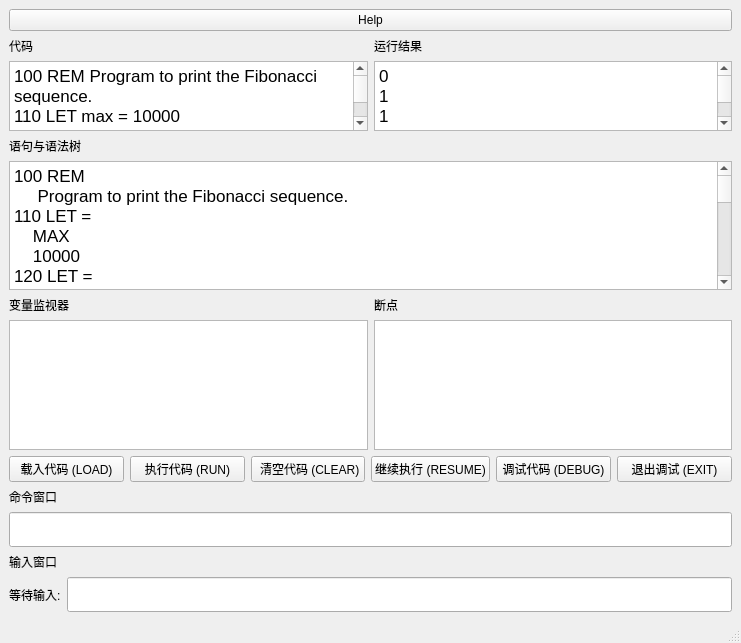
<?xml version="1.0" encoding="UTF-8"?>
<ui version="4.0">
 <class>MainWindow</class>
 <widget class="QMainWindow" name="MainWindow">
  <property name="geometry">
   <rect>
    <x>0</x>
    <y>0</y>
    <width>741</width>
    <height>643</height>
   </rect>
  </property>
  <property name="sizePolicy">
   <sizepolicy hsizetype="Preferred" vsizetype="Preferred">
    <horstretch>0</horstretch>
    <verstretch>0</verstretch>
   </sizepolicy>
  </property>
  <property name="windowTitle">
   <string>GuiBasic</string>
  </property>
  <widget class="QWidget" name="centralwidget">
   <property name="sizePolicy">
    <sizepolicy hsizetype="Expanding" vsizetype="Expanding">
     <horstretch>0</horstretch>
     <verstretch>0</verstretch>
    </sizepolicy>
   </property>

   <layout class="QHBoxLayout" name="horizontalLayout_3">
    <item>
     <layout class="QVBoxLayout" name="verticalLayout">
      <item>
       <widget class="QPushButton" name="btnHelp">
        <property name="text">
         <string>Help</string>
        </property>
       </widget>
      </item>
      <item>
       <layout class="QHBoxLayout" name="horizontalLayout">
        <item>
         <layout class="QVBoxLayout" name="verticalLayout_2">
          <item>
           <widget class="QLabel" name="labelCode">
            <property name="text">
             <string>代码</string>
            </property>
           </widget>
          </item>
          <item>
           <widget class="QTextBrowser" name="CodeDisplay">
            <property name="readOnly">
             <bool>true</bool>
            </property>
            <property name="html">
             <string>&lt;!DOCTYPE HTML PUBLIC &quot;-//W3C//DTD HTML 4.0//EN&quot; &quot;http://www.w3.org/TR/REC-html40/strict.dtd&quot;&gt;
&lt;html&gt;&lt;head&gt;&lt;meta name=&quot;qrichtext&quot; content=&quot;1&quot; /&gt;&lt;meta charset=&quot;utf-8&quot; /&gt;&lt;style type=&quot;text/css&quot;&gt;
p, li { white-space: pre-wrap; }
hr { height: 1px; border-width: 0; }
li.unchecked::marker { content: &quot;\2610&quot;; }
li.checked::marker { content: &quot;\2612&quot;; }
&lt;/style&gt;&lt;/head&gt;&lt;body style=&quot; font-family:'Microsoft YaHei UI'; font-size:9pt; font-weight:400; font-style:normal;&quot;&gt;
&lt;p style=&quot; margin-top:0px; margin-bottom:0px; margin-left:0px; margin-right:0px; -qt-block-indent:0; text-indent:0px;&quot;&gt;&lt;span style=&quot; font-family:'.AppleSystemUIFont'; font-size:13pt;&quot;&gt;100 REM Program to print the Fibonacci sequence.&lt;/span&gt;&lt;/p&gt;
&lt;p style=&quot; margin-top:0px; margin-bottom:0px; margin-left:0px; margin-right:0px; -qt-block-indent:0; text-indent:0px;&quot;&gt;&lt;span style=&quot; font-family:'.AppleSystemUIFont'; font-size:13pt;&quot;&gt;110 LET max = 10000&lt;/span&gt;&lt;/p&gt;
&lt;p style=&quot; margin-top:0px; margin-bottom:0px; margin-left:0px; margin-right:0px; -qt-block-indent:0; text-indent:0px;&quot;&gt;&lt;span style=&quot; font-family:'.AppleSystemUIFont'; font-size:13pt;&quot;&gt;120 LET n1 = 0&lt;/span&gt;&lt;/p&gt;
&lt;p style=&quot; margin-top:0px; margin-bottom:0px; margin-left:0px; margin-right:0px; -qt-block-indent:0; text-indent:0px;&quot;&gt;&lt;span style=&quot; font-family:'.AppleSystemUIFont'; font-size:13pt;&quot;&gt;130 LET n2 = 1&lt;/span&gt;&lt;/p&gt;
&lt;p style=&quot; margin-top:0px; margin-bottom:0px; margin-left:0px; margin-right:0px; -qt-block-indent:0; text-indent:0px;&quot;&gt;&lt;span style=&quot; font-family:'.AppleSystemUIFont'; font-size:13pt;&quot;&gt;140 IF n1 &amp;gt; max THEN 190&lt;/span&gt;&lt;/p&gt;
&lt;p style=&quot; margin-top:0px; margin-bottom:0px; margin-left:0px; margin-right:0px; -qt-block-indent:0; text-indent:0px;&quot;&gt;&lt;span style=&quot; font-family:'.AppleSystemUIFont'; font-size:13pt;&quot;&gt;145 PRINT n1&lt;/span&gt;&lt;/p&gt;
&lt;p style=&quot; margin-top:0px; margin-bottom:0px; margin-left:0px; margin-right:0px; -qt-block-indent:0; text-indent:0px;&quot;&gt;&lt;span style=&quot; font-family:'.AppleSystemUIFont'; font-size:13pt;&quot;&gt;150 LET n3 = n1 + n2&lt;/span&gt;&lt;/p&gt;
&lt;p style=&quot; margin-top:0px; margin-bottom:0px; margin-left:0px; margin-right:0px; -qt-block-indent:0; text-indent:0px;&quot;&gt;&lt;span style=&quot; font-family:'.AppleSystemUIFont'; font-size:13pt;&quot;&gt;160 LET n1 = n2&lt;/span&gt;&lt;/p&gt;
&lt;p style=&quot; margin-top:0px; margin-bottom:0px; margin-left:0px; margin-right:0px; -qt-block-indent:0; text-indent:0px;&quot;&gt;&lt;span style=&quot; font-family:'.AppleSystemUIFont'; font-size:13pt;&quot;&gt;170 LET n2 = n3&lt;/span&gt;&lt;/p&gt;
&lt;p style=&quot; margin-top:0px; margin-bottom:0px; margin-left:0px; margin-right:0px; -qt-block-indent:0; text-indent:0px;&quot;&gt;&lt;span style=&quot; font-family:'.AppleSystemUIFont'; font-size:13pt;&quot;&gt;180 GOTO 140&lt;/span&gt;&lt;/p&gt;
&lt;p style=&quot; margin-top:0px; margin-bottom:0px; margin-left:0px; margin-right:0px; -qt-block-indent:0; text-indent:0px;&quot;&gt;&lt;span style=&quot; font-family:'.AppleSystemUIFont'; font-size:13pt;&quot;&gt;190 END&lt;/span&gt;&lt;/p&gt;&lt;/body&gt;&lt;/html&gt;</string>
            </property>
           </widget>
          </item>
         </layout>
        </item>
        <item>
         <layout class="QVBoxLayout" name="verticalLayout_4">
          <item>
           <widget class="QLabel" name="labelOutput">
            <property name="text">
             <string>运行结果</string>
            </property>
           </widget>
          </item>
          <item>
           <widget class="QTextBrowser" name="textBrowser">
            <property name="html">
             <string>&lt;!DOCTYPE HTML PUBLIC &quot;-//W3C//DTD HTML 4.0//EN&quot; &quot;http://www.w3.org/TR/REC-html40/strict.dtd&quot;&gt;
&lt;html&gt;&lt;head&gt;&lt;meta name=&quot;qrichtext&quot; content=&quot;1&quot; /&gt;&lt;meta charset=&quot;utf-8&quot; /&gt;&lt;style type=&quot;text/css&quot;&gt;
p, li { white-space: pre-wrap; }
hr { height: 1px; border-width: 0; }
li.unchecked::marker { content: &quot;\2610&quot;; }
li.checked::marker { content: &quot;\2612&quot;; }
&lt;/style&gt;&lt;/head&gt;&lt;body style=&quot; font-family:'Microsoft YaHei UI'; font-size:9pt; font-weight:400; font-style:normal;&quot;&gt;
&lt;p style=&quot; margin-top:0px; margin-bottom:0px; margin-left:0px; margin-right:0px; -qt-block-indent:0; text-indent:0px;&quot;&gt;&lt;span style=&quot; font-family:'.AppleSystemUIFont'; font-size:13pt;&quot;&gt;0&lt;/span&gt;&lt;/p&gt;
&lt;p style=&quot; margin-top:0px; margin-bottom:0px; margin-left:0px; margin-right:0px; -qt-block-indent:0; text-indent:0px;&quot;&gt;&lt;span style=&quot; font-family:'.AppleSystemUIFont'; font-size:13pt;&quot;&gt;1&lt;/span&gt;&lt;/p&gt;
&lt;p style=&quot; margin-top:0px; margin-bottom:0px; margin-left:0px; margin-right:0px; -qt-block-indent:0; text-indent:0px;&quot;&gt;&lt;span style=&quot; font-family:'.AppleSystemUIFont'; font-size:13pt;&quot;&gt;1&lt;/span&gt;&lt;/p&gt;
&lt;p style=&quot; margin-top:0px; margin-bottom:0px; margin-left:0px; margin-right:0px; -qt-block-indent:0; text-indent:0px;&quot;&gt;&lt;span style=&quot; font-family:'.AppleSystemUIFont'; font-size:13pt;&quot;&gt;2&lt;/span&gt;&lt;/p&gt;
&lt;p style=&quot; margin-top:0px; margin-bottom:0px; margin-left:0px; margin-right:0px; -qt-block-indent:0; text-indent:0px;&quot;&gt;&lt;span style=&quot; font-family:'.AppleSystemUIFont'; font-size:13pt;&quot;&gt;3&lt;/span&gt;&lt;/p&gt;
&lt;p style=&quot; margin-top:0px; margin-bottom:0px; margin-left:0px; margin-right:0px; -qt-block-indent:0; text-indent:0px;&quot;&gt;&lt;span style=&quot; font-family:'.AppleSystemUIFont'; font-size:13pt;&quot;&gt;5&lt;/span&gt;&lt;/p&gt;
&lt;p style=&quot; margin-top:0px; margin-bottom:0px; margin-left:0px; margin-right:0px; -qt-block-indent:0; text-indent:0px;&quot;&gt;&lt;span style=&quot; font-family:'.AppleSystemUIFont'; font-size:13pt;&quot;&gt;8&lt;/span&gt;&lt;/p&gt;
&lt;p style=&quot; margin-top:0px; margin-bottom:0px; margin-left:0px; margin-right:0px; -qt-block-indent:0; text-indent:0px;&quot;&gt;&lt;span style=&quot; font-family:'.AppleSystemUIFont'; font-size:13pt;&quot;&gt;13&lt;/span&gt;&lt;/p&gt;
&lt;p style=&quot; margin-top:0px; margin-bottom:0px; margin-left:0px; margin-right:0px; -qt-block-indent:0; text-indent:0px;&quot;&gt;&lt;span style=&quot; font-family:'.AppleSystemUIFont'; font-size:13pt;&quot;&gt;21&lt;/span&gt;&lt;/p&gt;
&lt;p style=&quot; margin-top:0px; margin-bottom:0px; margin-left:0px; margin-right:0px; -qt-block-indent:0; text-indent:0px;&quot;&gt;&lt;span style=&quot; font-family:'.AppleSystemUIFont'; font-size:13pt;&quot;&gt;34&lt;/span&gt;&lt;/p&gt;
&lt;p style=&quot; margin-top:0px; margin-bottom:0px; margin-left:0px; margin-right:0px; -qt-block-indent:0; text-indent:0px;&quot;&gt;&lt;span style=&quot; font-family:'.AppleSystemUIFont'; font-size:13pt;&quot;&gt;55&lt;/span&gt;&lt;/p&gt;
&lt;p style=&quot; margin-top:0px; margin-bottom:0px; margin-left:0px; margin-right:0px; -qt-block-indent:0; text-indent:0px;&quot;&gt;&lt;span style=&quot; font-family:'.AppleSystemUIFont'; font-size:13pt;&quot;&gt;89&lt;/span&gt;&lt;/p&gt;
&lt;p style=&quot; margin-top:0px; margin-bottom:0px; margin-left:0px; margin-right:0px; -qt-block-indent:0; text-indent:0px;&quot;&gt;&lt;span style=&quot; font-family:'.AppleSystemUIFont'; font-size:13pt;&quot;&gt;144&lt;/span&gt;&lt;/p&gt;
&lt;p style=&quot; margin-top:0px; margin-bottom:0px; margin-left:0px; margin-right:0px; -qt-block-indent:0; text-indent:0px;&quot;&gt;&lt;span style=&quot; font-family:'.AppleSystemUIFont'; font-size:13pt;&quot;&gt;233&lt;/span&gt;&lt;/p&gt;
&lt;p style=&quot; margin-top:0px; margin-bottom:0px; margin-left:0px; margin-right:0px; -qt-block-indent:0; text-indent:0px;&quot;&gt;&lt;span style=&quot; font-family:'.AppleSystemUIFont'; font-size:13pt;&quot;&gt;377&lt;/span&gt;&lt;/p&gt;
&lt;p style=&quot; margin-top:0px; margin-bottom:0px; margin-left:0px; margin-right:0px; -qt-block-indent:0; text-indent:0px;&quot;&gt;&lt;span style=&quot; font-family:'.AppleSystemUIFont'; font-size:13pt;&quot;&gt;610&lt;/span&gt;&lt;/p&gt;
&lt;p style=&quot; margin-top:0px; margin-bottom:0px; margin-left:0px; margin-right:0px; -qt-block-indent:0; text-indent:0px;&quot;&gt;&lt;span style=&quot; font-family:'.AppleSystemUIFont'; font-size:13pt;&quot;&gt;987&lt;/span&gt;&lt;/p&gt;
&lt;p style=&quot; margin-top:0px; margin-bottom:0px; margin-left:0px; margin-right:0px; -qt-block-indent:0; text-indent:0px;&quot;&gt;&lt;span style=&quot; font-family:'.AppleSystemUIFont'; font-size:13pt;&quot;&gt;1597&lt;/span&gt;&lt;/p&gt;
&lt;p style=&quot; margin-top:0px; margin-bottom:0px; margin-left:0px; margin-right:0px; -qt-block-indent:0; text-indent:0px;&quot;&gt;&lt;span style=&quot; font-family:'.AppleSystemUIFont'; font-size:13pt;&quot;&gt;2584&lt;/span&gt;&lt;/p&gt;
&lt;p style=&quot; margin-top:0px; margin-bottom:0px; margin-left:0px; margin-right:0px; -qt-block-indent:0; text-indent:0px;&quot;&gt;&lt;span style=&quot; font-family:'.AppleSystemUIFont'; font-size:13pt;&quot;&gt;4181&lt;/span&gt;&lt;/p&gt;
&lt;p style=&quot; margin-top:0px; margin-bottom:0px; margin-left:0px; margin-right:0px; -qt-block-indent:0; text-indent:0px;&quot;&gt;&lt;span style=&quot; font-family:'.AppleSystemUIFont'; font-size:13pt;&quot;&gt;6765&lt;/span&gt;&lt;/p&gt;&lt;/body&gt;&lt;/html&gt;</string>
            </property>
           </widget>
          </item>
         </layout>
        </item>
       </layout>
      </item>
      <item>
       <layout class="QVBoxLayout" name="verticalLayout_3">
        <item>
         <widget class="QLabel" name="labelSyntaxTree">
          <property name="text">
           <string>语句与语法树</string>
          </property>
         </widget>
        </item>
        <item>
         <widget class="QTextBrowser" name="treeDisplay">
          <property name="readOnly">
           <bool>true</bool>
          </property>
          <property name="html">
           <string>&lt;!DOCTYPE HTML PUBLIC &quot;-//W3C//DTD HTML 4.0//EN&quot; &quot;http://www.w3.org/TR/REC-html40/strict.dtd&quot;&gt;
&lt;html&gt;&lt;head&gt;&lt;meta name=&quot;qrichtext&quot; content=&quot;1&quot; /&gt;&lt;meta charset=&quot;utf-8&quot; /&gt;&lt;style type=&quot;text/css&quot;&gt;
p, li { white-space: pre-wrap; }
hr { height: 1px; border-width: 0; }
li.unchecked::marker { content: &quot;\2610&quot;; }
li.checked::marker { content: &quot;\2612&quot;; }
&lt;/style&gt;&lt;/head&gt;&lt;body style=&quot; font-family:'Microsoft YaHei UI'; font-size:9pt; font-weight:400; font-style:normal;&quot;&gt;
&lt;p style=&quot; margin-top:0px; margin-bottom:0px; margin-left:0px; margin-right:0px; -qt-block-indent:0; text-indent:0px;&quot;&gt;&lt;span style=&quot; font-family:'.AppleSystemUIFont'; font-size:13pt;&quot;&gt;100 REM&lt;/span&gt;&lt;/p&gt;
&lt;p style=&quot; margin-top:0px; margin-bottom:0px; margin-left:0px; margin-right:0px; -qt-block-indent:0; text-indent:0px;&quot;&gt;&lt;span style=&quot; font-family:'.AppleSystemUIFont'; font-size:13pt;&quot;&gt;     Program to print the Fibonacci sequence.&lt;/span&gt;&lt;/p&gt;
&lt;p style=&quot; margin-top:0px; margin-bottom:0px; margin-left:0px; margin-right:0px; -qt-block-indent:0; text-indent:0px;&quot;&gt;&lt;span style=&quot; font-family:'.AppleSystemUIFont'; font-size:13pt;&quot;&gt;110 LET =&lt;/span&gt;&lt;/p&gt;
&lt;p style=&quot; margin-top:0px; margin-bottom:0px; margin-left:0px; margin-right:0px; -qt-block-indent:0; text-indent:0px;&quot;&gt;&lt;span style=&quot; font-family:'.AppleSystemUIFont'; font-size:13pt;&quot;&gt;    MAX&lt;/span&gt;&lt;/p&gt;
&lt;p style=&quot; margin-top:0px; margin-bottom:0px; margin-left:0px; margin-right:0px; -qt-block-indent:0; text-indent:0px;&quot;&gt;&lt;span style=&quot; font-family:'.AppleSystemUIFont'; font-size:13pt;&quot;&gt;    10000&lt;/span&gt;&lt;/p&gt;
&lt;p style=&quot; margin-top:0px; margin-bottom:0px; margin-left:0px; margin-right:0px; -qt-block-indent:0; text-indent:0px;&quot;&gt;&lt;span style=&quot; font-family:'.AppleSystemUIFont'; font-size:13pt;&quot;&gt;120 LET =&lt;/span&gt;&lt;/p&gt;
&lt;p style=&quot; margin-top:0px; margin-bottom:0px; margin-left:0px; margin-right:0px; -qt-block-indent:0; text-indent:0px;&quot;&gt;&lt;span style=&quot; font-family:'.AppleSystemUIFont'; font-size:13pt;&quot;&gt;    n1&lt;/span&gt;&lt;/p&gt;
&lt;p style=&quot; margin-top:0px; margin-bottom:0px; margin-left:0px; margin-right:0px; -qt-block-indent:0; text-indent:0px;&quot;&gt;&lt;span style=&quot; font-family:'.AppleSystemUIFont'; font-size:13pt;&quot;&gt;    0&lt;/span&gt;&lt;/p&gt;
&lt;p style=&quot; margin-top:0px; margin-bottom:0px; margin-left:0px; margin-right:0px; -qt-block-indent:0; text-indent:0px;&quot;&gt;&lt;span style=&quot; font-family:'.AppleSystemUIFont'; font-size:13pt;&quot;&gt;130 LET =&lt;/span&gt;&lt;/p&gt;
&lt;p style=&quot; margin-top:0px; margin-bottom:0px; margin-left:0px; margin-right:0px; -qt-block-indent:0; text-indent:0px;&quot;&gt;&lt;span style=&quot; font-family:'.AppleSystemUIFont'; font-size:13pt;&quot;&gt;    n2&lt;/span&gt;&lt;/p&gt;
&lt;p style=&quot; margin-top:0px; margin-bottom:0px; margin-left:0px; margin-right:0px; -qt-block-indent:0; text-indent:0px;&quot;&gt;&lt;span style=&quot; font-family:'.AppleSystemUIFont'; font-size:13pt;&quot;&gt;    1&lt;/span&gt;&lt;/p&gt;
&lt;p style=&quot; margin-top:0px; margin-bottom:0px; margin-left:0px; margin-right:0px; -qt-block-indent:0; text-indent:0px;&quot;&gt;&lt;span style=&quot; font-family:'.AppleSystemUIFont'; font-size:13pt;&quot;&gt;140 IF THEN&lt;/span&gt;&lt;/p&gt;
&lt;p style=&quot; margin-top:0px; margin-bottom:0px; margin-left:0px; margin-right:0px; -qt-block-indent:0; text-indent:0px;&quot;&gt;&lt;span style=&quot; font-family:'.AppleSystemUIFont'; font-size:13pt;&quot;&gt;    Exp &amp;gt;&lt;/span&gt;&lt;/p&gt;
&lt;p style=&quot; margin-top:0px; margin-bottom:0px; margin-left:0px; margin-right:0px; -qt-block-indent:0; text-indent:0px;&quot;&gt;&lt;span style=&quot; font-family:'.AppleSystemUIFont'; font-size:13pt;&quot;&gt;        n1&lt;/span&gt;&lt;/p&gt;
&lt;p style=&quot; margin-top:0px; margin-bottom:0px; margin-left:0px; margin-right:0px; -qt-block-indent:0; text-indent:0px;&quot;&gt;&lt;span style=&quot; font-family:'.AppleSystemUIFont'; font-size:13pt;&quot;&gt;        max&lt;/span&gt;&lt;/p&gt;
&lt;p style=&quot; margin-top:0px; margin-bottom:0px; margin-left:0px; margin-right:0px; -qt-block-indent:0; text-indent:0px;&quot;&gt;&lt;span style=&quot; font-family:'.AppleSystemUIFont'; font-size:13pt;&quot;&gt;    190&lt;/span&gt;&lt;/p&gt;
&lt;p style=&quot; margin-top:0px; margin-bottom:0px; margin-left:0px; margin-right:0px; -qt-block-indent:0; text-indent:0px;&quot;&gt;&lt;span style=&quot; font-family:'.AppleSystemUIFont'; font-size:13pt;&quot;&gt;150 LET =&lt;/span&gt;&lt;/p&gt;
&lt;p style=&quot; margin-top:0px; margin-bottom:0px; margin-left:0px; margin-right:0px; -qt-block-indent:0; text-indent:0px;&quot;&gt;&lt;span style=&quot; font-family:'.AppleSystemUIFont'; font-size:13pt;&quot;&gt;    n3&lt;/span&gt;&lt;/p&gt;
&lt;p style=&quot; margin-top:0px; margin-bottom:0px; margin-left:0px; margin-right:0px; -qt-block-indent:0; text-indent:0px;&quot;&gt;&lt;span style=&quot; font-family:'.AppleSystemUIFont'; font-size:13pt;&quot;&gt;    Exp +&lt;/span&gt;&lt;/p&gt;
&lt;p style=&quot; margin-top:0px; margin-bottom:0px; margin-left:0px; margin-right:0px; -qt-block-indent:0; text-indent:0px;&quot;&gt;&lt;span style=&quot; font-family:'.AppleSystemUIFont'; font-size:13pt;&quot;&gt;        n1&lt;/span&gt;&lt;/p&gt;
&lt;p style=&quot; margin-top:0px; margin-bottom:0px; margin-left:0px; margin-right:0px; -qt-block-indent:0; text-indent:0px;&quot;&gt;&lt;span style=&quot; font-family:'.AppleSystemUIFont'; font-size:13pt;&quot;&gt;        n2&lt;/span&gt;&lt;/p&gt;
&lt;p style=&quot; margin-top:0px; margin-bottom:0px; margin-left:0px; margin-right:0px; -qt-block-indent:0; text-indent:0px;&quot;&gt;&lt;span style=&quot; font-family:'.AppleSystemUIFont'; font-size:13pt;&quot;&gt;160 LET =&lt;/span&gt;&lt;/p&gt;
&lt;p style=&quot; margin-top:0px; margin-bottom:0px; margin-left:0px; margin-right:0px; -qt-block-indent:0; text-indent:0px;&quot;&gt;&lt;span style=&quot; font-family:'.AppleSystemUIFont'; font-size:13pt;&quot;&gt;    n1&lt;/span&gt;&lt;/p&gt;
&lt;p style=&quot; margin-top:0px; margin-bottom:0px; margin-left:0px; margin-right:0px; -qt-block-indent:0; text-indent:0px;&quot;&gt;&lt;span style=&quot; font-family:'.AppleSystemUIFont'; font-size:13pt;&quot;&gt;    n2&lt;/span&gt;&lt;/p&gt;
&lt;p style=&quot; margin-top:0px; margin-bottom:0px; margin-left:0px; margin-right:0px; -qt-block-indent:0; text-indent:0px;&quot;&gt;&lt;span style=&quot; font-family:'.AppleSystemUIFont'; font-size:13pt;&quot;&gt;170 LET =&lt;/span&gt;&lt;/p&gt;
&lt;p style=&quot; margin-top:0px; margin-bottom:0px; margin-left:0px; margin-right:0px; -qt-block-indent:0; text-indent:0px;&quot;&gt;&lt;span style=&quot; font-family:'.AppleSystemUIFont'; font-size:13pt;&quot;&gt;    n2&lt;/span&gt;&lt;/p&gt;
&lt;p style=&quot; margin-top:0px; margin-bottom:0px; margin-left:0px; margin-right:0px; -qt-block-indent:0; text-indent:0px;&quot;&gt;&lt;span style=&quot; font-family:'.AppleSystemUIFont'; font-size:13pt;&quot;&gt;    n3&lt;/span&gt;&lt;/p&gt;
&lt;p style=&quot; margin-top:0px; margin-bottom:0px; margin-left:0px; margin-right:0px; -qt-block-indent:0; text-indent:0px;&quot;&gt;&lt;span style=&quot; font-family:'.AppleSystemUIFont'; font-size:13pt;&quot;&gt;180 GOTO&lt;/span&gt;&lt;/p&gt;
&lt;p style=&quot; margin-top:0px; margin-bottom:0px; margin-left:0px; margin-right:0px; -qt-block-indent:0; text-indent:0px;&quot;&gt;&lt;span style=&quot; font-family:'.AppleSystemUIFont'; font-size:13pt;&quot;&gt;    140&lt;/span&gt;&lt;/p&gt;
&lt;p style=&quot; margin-top:0px; margin-bottom:0px; margin-left:0px; margin-right:0px; -qt-block-indent:0; text-indent:0px;&quot;&gt;&lt;span style=&quot; font-family:'.AppleSystemUIFont'; font-size:13pt;&quot;&gt;190 END&lt;/span&gt;&lt;/p&gt;&lt;/body&gt;&lt;/html&gt;</string>
          </property>
          <property name="overwriteMode">
           <bool>false</bool>
          </property>
         </widget>
        </item>
        <item>
         <layout class="QHBoxLayout" name="layoutDebugger">
          <item>
           <layout class="QVBoxLayout" name="verticalLayout_8">
            <item>
             <widget class="QLabel" name="labelMonitor">
              <property name="text">
               <string>变量监视器</string>
              </property>
             </widget>
            </item>
            <item>
             <widget class="QTextBrowser" name="monitorDisplay">
              <property name="markdown">
               <string/>
              </property>
             </widget>
            </item>
           </layout>
          </item>
          <item>
           <layout class="QVBoxLayout" name="verticalLayout_7">
            <item>
             <widget class="QLabel" name="labelBreakPoints">
              <property name="text">
               <string>断点</string>
              </property>
             </widget>
            </item>
            <item>
             <widget class="QTextBrowser" name="breakPointsDisplay">
              <property name="markdown">
               <string/>
              </property>
             </widget>
            </item>
           </layout>
          </item>
         </layout>
        </item>
       </layout>
      </item>
      <item>
       <layout class="QHBoxLayout" name="horizontalLayout_2">
        <item>
         <widget class="QPushButton" name="btnLoadCode">
          <property name="text">
           <string>载入代码 (LOAD)</string>
          </property>
         </widget>
        </item>
        <item>
         <widget class="QPushButton" name="btnRunCode">
          <property name="text">
           <string>执行代码 (RUN)</string>
          </property>
         </widget>
        </item>
        <item>
         <widget class="QPushButton" name="btnClearCode">
          <property name="text">
           <string> 清空代码 (CLEAR)</string>
          </property>
         </widget>
        </item>
        <item>
         <widget class="QPushButton" name="btnDebugResume">
          <property name="enabled">
           <bool>true</bool>
          </property>
          <property name="text">
           <string>继续执行 (RESUME)</string>
          </property>
         </widget>
        </item>
        <item>
         <widget class="QPushButton" name="btnDebugMode">
          <property name="text">
           <string>调试代码 (DEBUG)</string>
          </property>
         </widget>
        </item>
        <item>
         <widget class="QPushButton" name="btnExitDebugMode">
          <property name="enabled">
           <bool>true</bool>
          </property>
          <property name="text">
           <string>退出调试 (EXIT)</string>
          </property>
         </widget>
        </item>
       </layout>
      </item>
      <item>
       <layout class="QVBoxLayout" name="verticalLayout_5">
        <item>
         <widget class="QLabel" name="labelCommand">
          <property name="text">
           <string>命令窗口</string>
          </property>
         </widget>
        </item>
        <item>
         <widget class="QLineEdit" name="cmdLineEdit">
          <property name="minimumSize">
           <size>
            <width>0</width>
            <height>35</height>
           </size>
          </property>
          <property name="sizeIncrement">
           <size>
            <width>0</width>
            <height>20</height>
           </size>
          </property>
          <property name="font">
           <font>
            <pointsize>16</pointsize>
           </font>
          </property>
         </widget>
        </item>
        <item>
         <widget class="QLabel" name="labelInput">
          <property name="text">
           <string>输入窗口</string>
          </property>
         </widget>
        </item>
<!--        <item>-->
<!--         <widget class="QLineEdit" name="inputLineEdit">-->
<!--          <property name="minimumSize">-->
<!--           <size>-->
<!--            <width>0</width>-->
<!--            <height>35</height>-->
<!--           </size>-->
<!--          </property>-->
<!--          <property name="sizeIncrement">-->
<!--           <size>-->
<!--            <width>0</width>-->
<!--            <height>20</height>-->
<!--           </size>-->
<!--          </property>-->
<!--          <property name="font">-->
<!--           <font>-->
<!--            <pointsize>16</pointsize>-->
<!--           </font>-->
<!--          </property>-->
<!--         </widget>-->
<!--        </item>-->
        <item>
         <layout class="QHBoxLayout" name="horizontalLayout_input">
          <item>
           <widget class="QLabel" name="labelInputRequired">
            <property name="text">
             <string>等待输入:</string>
            </property>
           </widget>
          </item>
          <item>
           <widget class="QLineEdit" name="inputLineEdit">
            <property name="minimumSize">
             <size>
              <width>0</width>
              <height>35</height>
             </size>
            </property>
            <property name="sizeIncrement">
             <size>
              <width>0</width>
              <height>20</height>
             </size>
            </property>
            <property name="font">
             <font>
              <pointsize>16</pointsize>
             </font>
            </property>
           </widget>
          </item>
         </layout>
        </item>
       </layout>
      </item>
     </layout>
    </item>
   </layout>
  </widget>
  <widget class="QMenuBar" name="menubar">
   <property name="geometry">
    <rect>
     <x>0</x>
     <y>0</y>
     <width>741</width>
     <height>21</height>
    </rect>
   </property>
  </widget>
  <widget class="QStatusBar" name="statusbar"/>
 </widget>
 <resources/>
 <connections/>
</ui>
